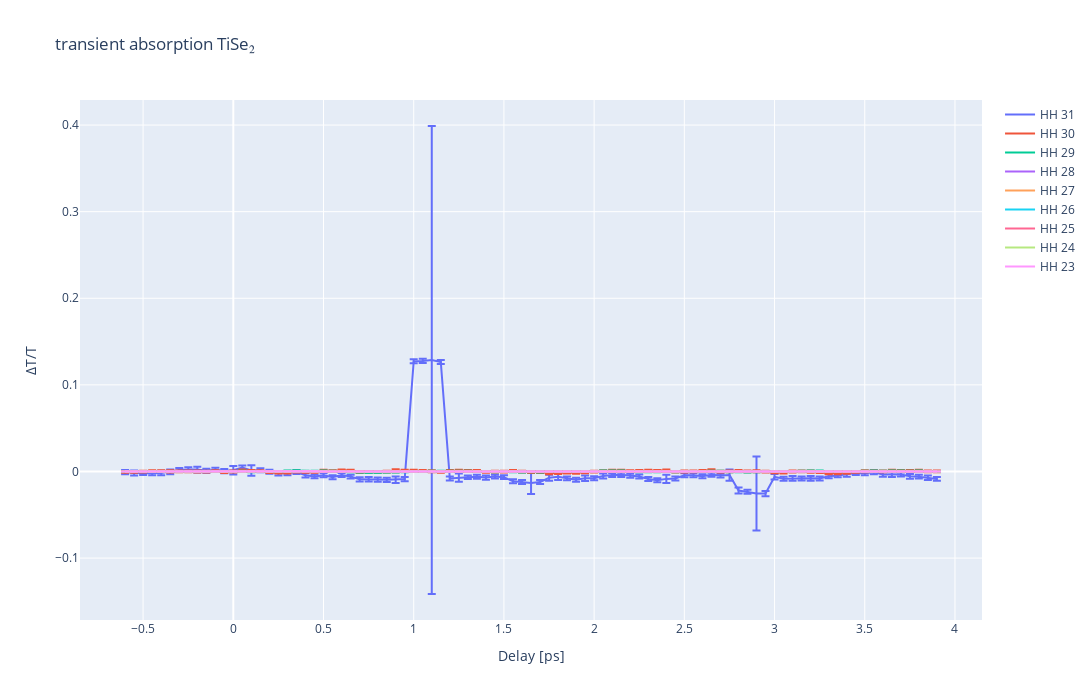
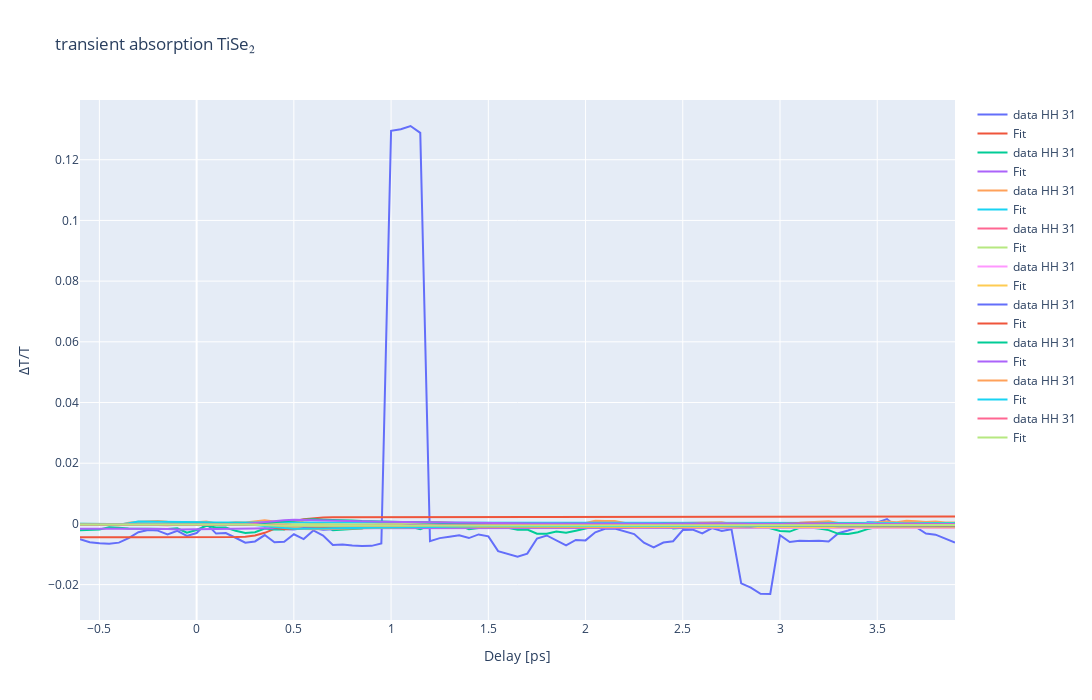
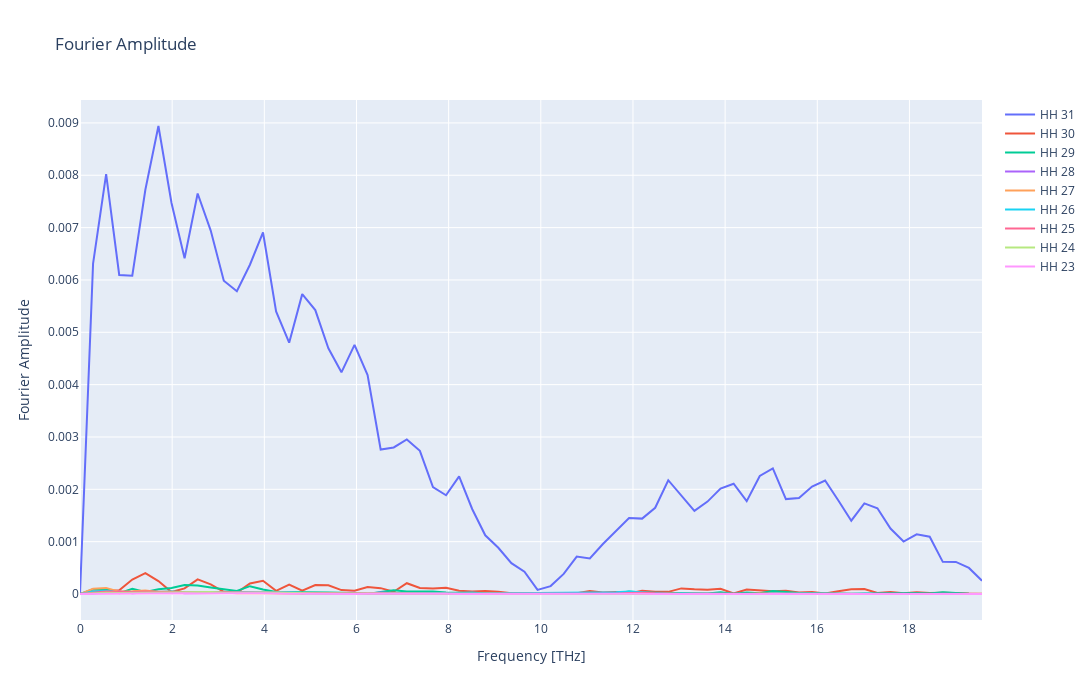

Notebook code for these charts, in order:
### Code cell
fig2 = go.Figure()
fig = go.Figure()
fig3 = go.Figure()


def func(x,a1,b1,c1,d1,e1,f1,g1,h1,i1,a3,f,j1,h2,a4,i2):
    step=scipy.special.erf(b1*(x-a1))+1

    return step*(-c1*np.sin(2*np.pi*f*x+d1)*np.exp(-x*e1+f1)+g1-h1*np.exp(-(x-a3)*i1)-h2*np.exp(-(x-a4)*i2)) +j1

def func2(x,t0,tr,td1,A1,b0,b1):
    step=scipy.special.erf(tr*(x-t0))+1

    return step*(b1-A1*np.exp(-td1*x)) +b0


harmonics2=np.int16(np.linspace(0,8,9))
binnings=np.array([4,4,4,4,4,2,4,4,4,4,4,4])
for jj in harmonics2:
    [timing_sort, Intensity_sort_binned,Error_sort_binned]=Single_Hermonic_Sort(Intensity_list,Error_list,timing,jj,binnings[jj])
    order=31-jj
    
    fig2.add_trace(go.Scatter(x=timing_sort,y=Intensity_sort_binned,name='data HH 31'))
    xFit=timing_sort
    yFit=Intensity_sort_binned
    #boundU=[0.4,18,0.0009,3,10,1,0.00001,0.004,4,0.4,7,1,1,1,10]
    #boundL=[-0.5,8,0.0004,0,0,0,0,-0.00001,0.5,-0.1,2,-1,-1,-1,-2]
    boundU=[0.4,18,30,0.007,0.007,0.007]
    boundL=[-0.5,8,0,-0.007,-0.007,-0.007]

    #plt.plot(timing_sort[10:63],Intensity_sort[10:63])
    popt, pcov = curve_fit(func2, xFit, yFit,bounds=(boundL, boundU))
    #popt[2]=popt[2]*1.5

    fig2.add_trace(go.Scatter(x=timing_sort,y=func2(timing_sort, *popt),name='Fit'))
    fig.add_trace(go.Scatter(x=timing_sort,y=Intensity_sort_binned-func2(timing_sort, *popt),name='HH '+str(order),error_y=dict(type='data',array=Error_sort_binned,visible=True)))


    spectrum=fft(np.append(Intensity_sort_binned-func2(timing_sort, *popt),np.zeros(50)))
    N=np.size(np.append(Intensity_sort_binned-func2(timing_sort, *popt),np.zeros(50)))
    T=0.025
    frq=fftfreq(N,T)[:N//2]
    fig3.add_trace(go.Scatter(x=frq,y=2.0/N * np.abs(spectrum[0:N//2]),name='HH '+str(order),))




fig.update_layout(width=1300, height=700,title='transient absorption TiSe\u2082',xaxis_title='Delay [ps]', yaxis_title=u"\u0394"+"T/T")
fig.show()
fig2.update_layout(width=1300, height=700,title='transient absorption TiSe\u2082',xaxis_title='Delay [ps]', yaxis_title=u"\u0394"+"T/T")
fig2.show()

fig3.update_layout(width=1300, height=700,title='Fourier Amplitude',xaxis_title='Frequency [THz]', yaxis_title="Fourier Amplitude")
fig3.show()
